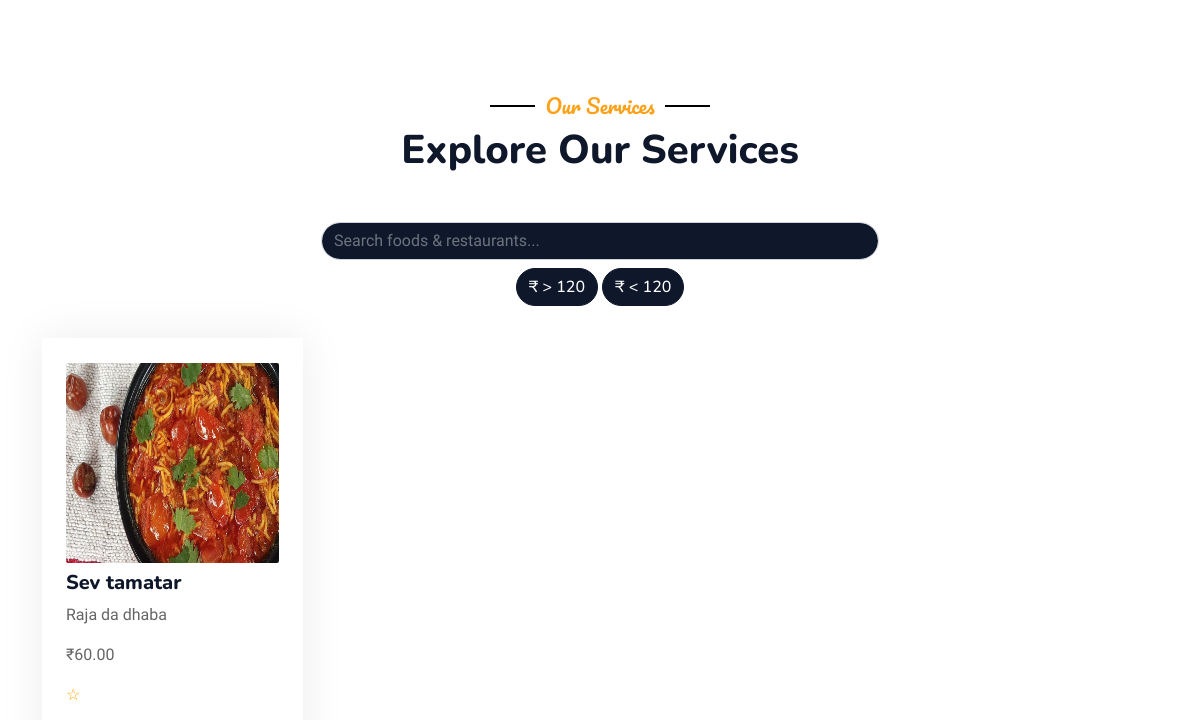
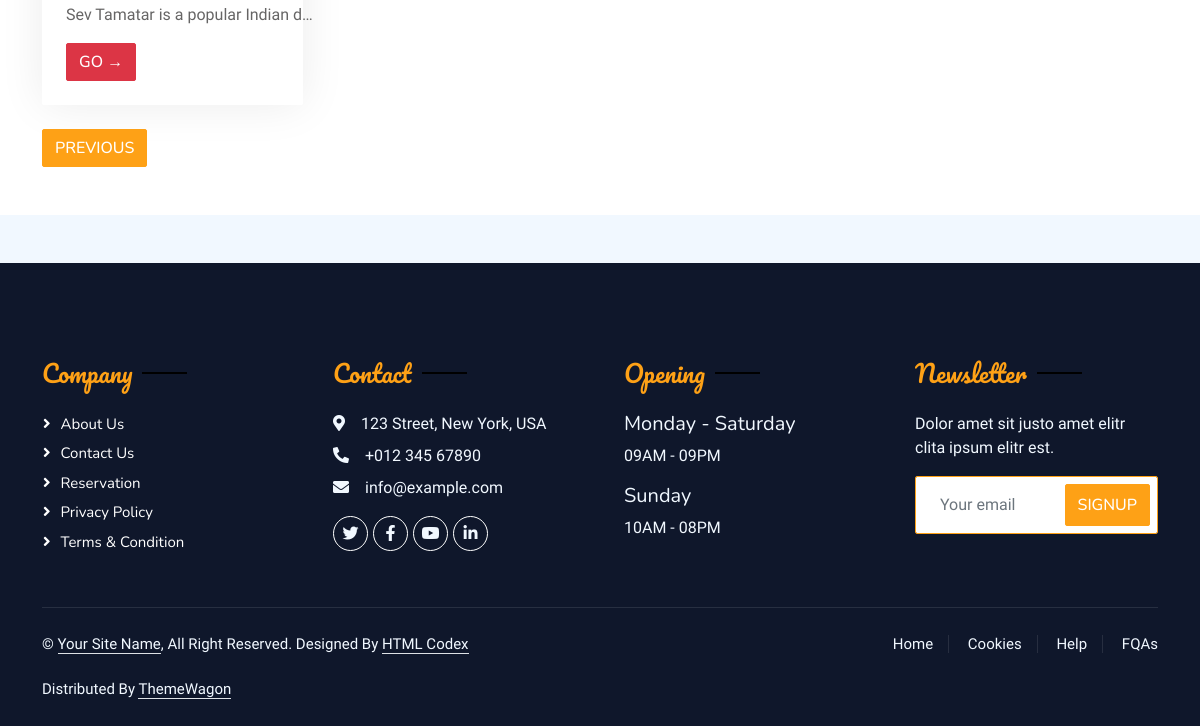
The app's page /?page=2 (lower part), older data (2 pictures, top to bottom).
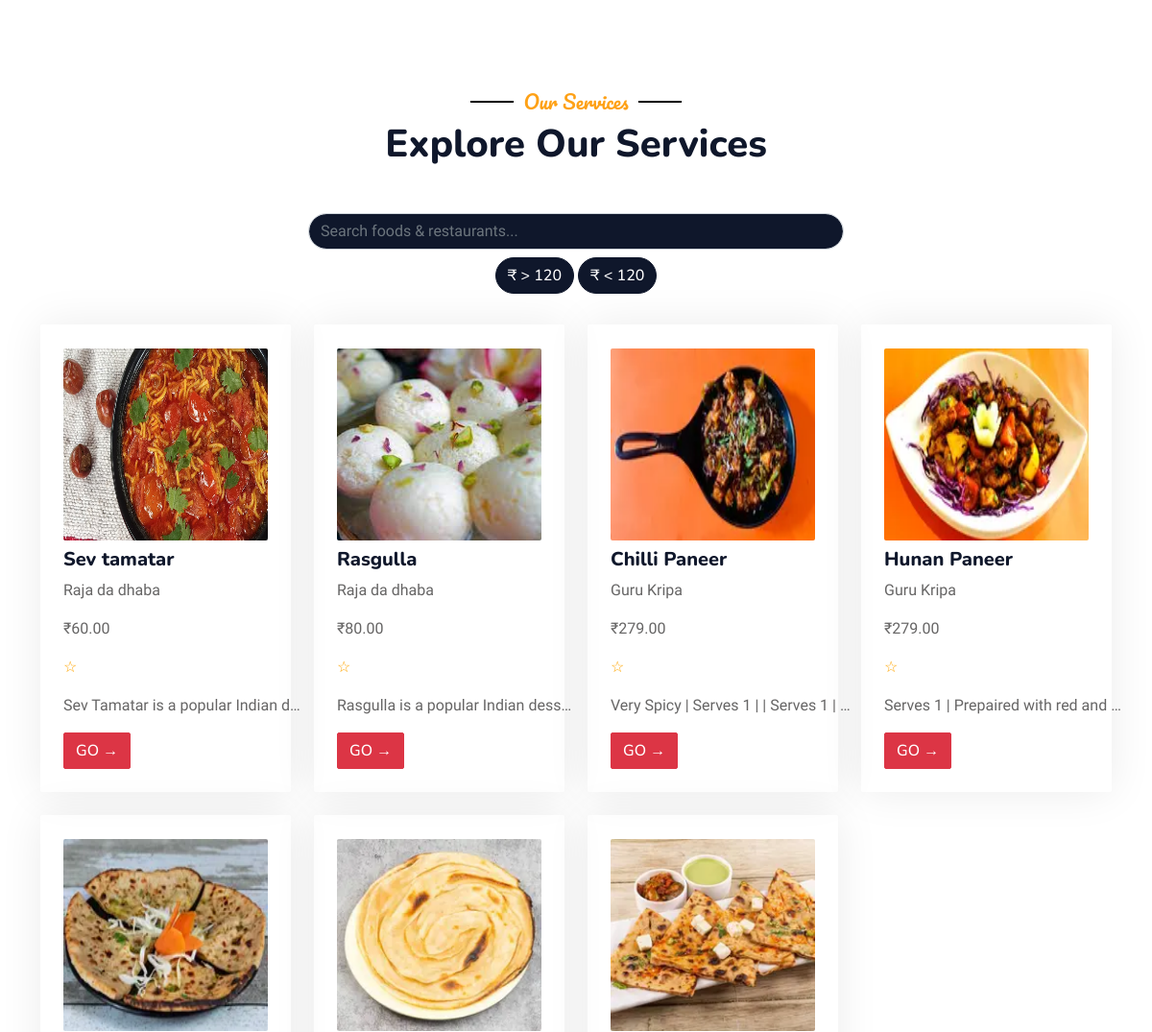
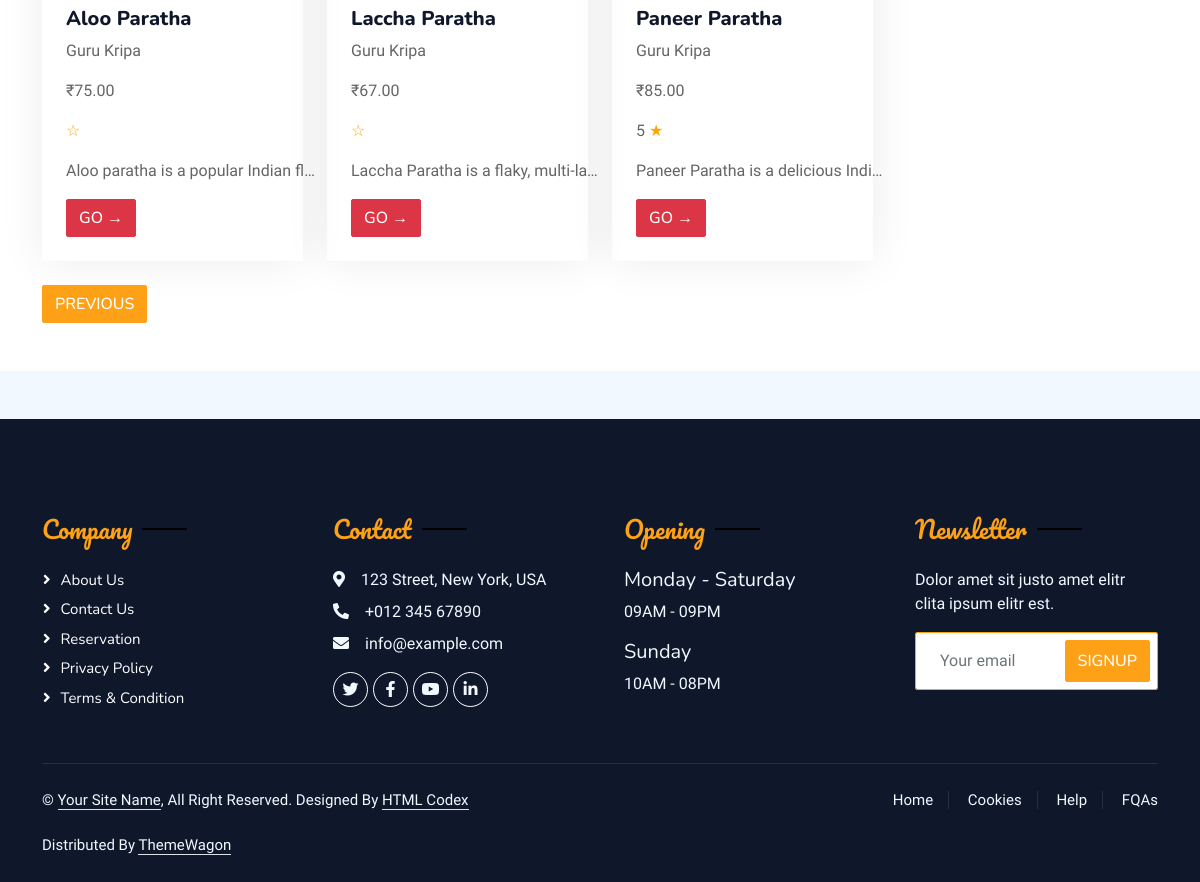
The same page, newer data (2 pictures, top to bottom).
### menu/models.py (models this page shows, shortened)
class Menu(models.Model):
    restaurant = models.ForeignKey(Restaurant, on_delete=models.CASCADE)  # ForeignKey to Restaurant
    name = models.CharField(max_length=255)
    description = models.TextField()
    type = models.CharField(max_length=255)
    price = models.DecimalField(max_digits=10, decimal_places=2)
    available = models.BooleanField(blank=True, default=True)
    img1 = models.ImageField(upload_to='menu_images/', null=True, blank=True)

### restaurant/models.py (models this page shows)
class Restaurant(models.Model):
    user = models.ForeignKey(User, on_delete=models.CASCADE,
                    limit_choices_to={'user_type': 'Foodprovider'})  # ForeignKey to User
    name = models.CharField(max_length=255)
    city = models.CharField(max_length=255)
    address = models.TextField()
    mobile = models.CharField(max_length=15)
    desc = models.TextField(blank=True, null=True)
    is_verified = models.BooleanField(default=False)
    veg_or_nonveg = models.CharField(max_length=255, choices=VEG_OR_NONVEG_CHOICES)
    no_of_chefs = models.PositiveIntegerField()
    start_date = models.DateField(blank=True, null=True)
    img1 = models.ImageField(upload_to='restaurant_images/', null=True, blank=True)
    img2 = models.ImageField(upload_to='restaurant_images/', null=True, blank=True)
    img3 = models.ImageField(upload_to='restaurant_images/', null=True, blank=True)
    img4 = models.ImageField(upload_to='restaurant_images/', null=True, blank=True)
    def __str__(self):
        return self.name

### user/views.py (the view)
# urls.py: 2. Add a URL to urlpatterns:  path('', views.home, name='home')
def home(request):
    try:
        if request.user.is_authenticated:
            city = Address.objects.get(user=request.user)
            rest = Restaurant.objects.filter(city=city.city)
        else:
            rest = Restaurant.objects.all()
        food_name_restaurant = request.GET.get('search-food-restaurant')
        price_greater_than = request.GET.get('gte')
        price_less_than = request.GET.get('lte')
        food_restaurant = Menu.objects.filter(restaurant__in=rest)
        if food_name_restaurant:
            restaurant = Restaurant.objects.filter(name__icontains=food_name_restaurant).first()
            if restaurant:
                food_restaurant = food_restaurant.filter(restaurant=restaurant)
            else:
                food_restaurant = food_restaurant.filter(name__icontains=food_name_restaurant)
        elif price_greater_than:
            food_restaurant = food_restaurant.filter(price__gte=price_greater_than.split()[-1])
        elif price_less_than:
            food_restaurant = food_restaurant.filter(price__lte=price_less_than.split()[-1])
        food_restaurant = food_restaurant.annotate(average_rating=Avg('review__rating'))
        paginator = Paginator(food_restaurant, 8)
        page_number = request.GET.get('page')
        try:
            page_obj = paginator.get_page(page_number)
        except (PageNotAnInteger, EmptyPage):
            page_obj = paginator.page(1)
        context = {
            'page_obj': page_obj
        }
        for i in page_obj:
            print(i.average_rating)
    except Address.DoesNotExist:
        context = {
            'page_obj': Menu.objects.none()
        }
    return render(request, 'home.html', context)

### templates/home.html (shortened to what this page needs)
{% extends 'base.html' %}
{% block content %}
{% load static %}
<div class="container-xxl bg-white p-0">
    <div class="container-xxl py-5" id="food">
        <div class="container">
            <div class="text-center wow fadeInUp" data-wow-delay="0.1s">
                <h5 class="section-title ff-secondary text-center text-primary fw-normal">Our Services</h5>
                <h1 class="mb-5">Explore Our Services</h1>
                <form method="get">
                    <div class="custom-search-bar">
                        <input type="text" class="form-control rounded-pill bg-dark text-white" name="search-food-restaurant" placeholder="Search foods & restaurants...">
                    </div>
                </form>
                <div class="d-flex justify-content-center">
                    <form method="get">
                        <input type="submit" class="btn rounded-pill mt-2 btn-dark" value="₹ > 120" name="gte">
                    </form>&nbsp;
                    <form method="get">
                        <input type="submit" class="btn rounded-pill mt-2 btn-dark" value="₹ < 120" name="lte">
                    </form>
                </div>
            </div>
            <div class="row g-4 mt-2">
                {% for menu in page_obj.object_list %}
                    <div class="col-lg-3 col-sm-6 wow fadeInUp" data-wow-delay="0.1s">
                        <div class="service-item rounded pt-3">
                            <div class="p-4">
                                <img class="img-fluid rounded w-100 wow zoomIn" data-wow-delay="0.3s" src="{{menu.img1.url}}" style="height: 200px; margin-top: -15px;">
                                <h5 class="mt-2">{{menu.name}}</h5>
                                <p>{{menu.restaurant}}</p>
                                <p>₹{{menu.price}}</p>
                                {% if menu.average_rating %}
                                    <p>{{menu.average_rating|floatformat:0}} <span style="color: orange;">&#9733;</span></p>
                                {% else %}
                                    <p><span style="color: orange;">&#9734;</span></p>
                                {% endif %}
                                <p class="text" style="display: block; width: 250px; overflow: hidden; white-space: nowrap; text-overflow: ellipsis;">{{menu.description}}</p>
                                <a href="/foodprovider/restaurant_info/{{menu.restaurant.id}}" class="btn btn-danger">Go &#8594;</a>
                            </div>
                        </div>
                    </div>
                {% endfor %}
            </div>
            <div class="pagination mt-4">
                {% if page_obj.has_previous %}
                    <a href="?page={{page_obj.previous_page_number}}" class="btn btn-primary">Previous</a>
                {% endif %}
            </div>
        </div>
    </div>
</div>
{% endblock content %}

### templates/base.html (shortened to what this page needs)
<!DOCTYPE html>
{% load static %}
<html lang="en">
<head>
    <link href="https://cdnjs.cloudflare.com/ajax/libs/font-awesome/5.10.0/css/all.min.css" rel="stylesheet">
    <link href="https://cdn.jsdelivr.net/npm/bootstrap-icons@1.4.1/font/bootstrap-icons.css" rel="stylesheet">
    <link href="{% static 'lib/animate/animate.min.css' %}" rel="stylesheet">
    <link href="{% static 'lib/owlcarousel/assets/owl.carousel.min.css' %}" rel="stylesheet">
    <link href="{% static 'lib/tempusdominus/css/tempusdominus-bootstrap-4.min.css' %}" rel="stylesheet" />
    <link href="{% static 'css/bootstrap.min.css' %}" rel="stylesheet">
    <link href="{% static 'css/style.css' %}" rel="stylesheet">
</head>
<body>
    {% block content %} {% endblock content %}
    {% include 'footer.html' %}
</body>
</html>

### templates/footer.html
<div class="container-fluid bg-dark text-light footer pt-5 mt-5 wow fadeIn" data-wow-delay="0.1s">
    <div class="container py-5">
        <div class="row g-5">
            <div class="col-lg-3 col-md-6">
                <h4 class="section-title ff-secondary text-start text-primary fw-normal mb-4">Company</h4>
                <a class="btn btn-link" href="">About Us</a>
                <a class="btn btn-link" href="">Contact Us</a>
                <a class="btn btn-link" href="">Reservation</a>
                <a class="btn btn-link" href="">Privacy Policy</a>
                <a class="btn btn-link" href="">Terms & Condition</a>
            </div>
            <div class="col-lg-3 col-md-6">
                <h4 class="section-title ff-secondary text-start text-primary fw-normal mb-4">Contact</h4>
                <p class="mb-2"><i class="fa fa-map-marker-alt me-3"></i>123 Street, New York, USA</p>
                <p class="mb-2"><i class="fa fa-phone-alt me-3"></i>+012 345 67890</p>
                <p class="mb-2"><i class="fa fa-envelope me-3"></i>info@example.com</p>
                <div class="d-flex pt-2">
                    <a class="btn btn-outline-light btn-social" href=""><i class="fab fa-twitter"></i></a>
                    <a class="btn btn-outline-light btn-social" href=""><i class="fab fa-facebook-f"></i></a>
                    <a class="btn btn-outline-light btn-social" href=""><i class="fab fa-youtube"></i></a>
                    <a class="btn btn-outline-light btn-social" href=""><i class="fab fa-linkedin-in"></i></a>
                </div>
            </div>
            <div class="col-lg-3 col-md-6">
                <h4 class="section-title ff-secondary text-start text-primary fw-normal mb-4">Opening</h4>
                <h5 class="text-light fw-normal">Monday - Saturday</h5>
                <p>09AM - 09PM</p>
                <h5 class="text-light fw-normal">Sunday</h5>
                <p>10AM - 08PM</p>
            </div>
            <div class="col-lg-3 col-md-6">
                <h4 class="section-title ff-secondary text-start text-primary fw-normal mb-4">Newsletter</h4>
                <p>Dolor amet sit justo amet elitr clita ipsum elitr est.</p>
                <div class="position-relative mx-auto" style="max-width: 400px;">
                    <input class="form-control border-primary w-100 py-3 ps-4 pe-5" type="text" placeholder="Your email">
                    <button type="button" class="btn btn-primary py-2 position-absolute top-0 end-0 mt-2 me-2">SignUp</button>
                </div>
            </div>
        </div>
    </div>
    <div class="container">
        <div class="copyright">
            <div class="row">
                <div class="col-md-6 text-center text-md-start mb-3 mb-md-0">
                    &copy; <a class="border-bottom" href="#">Your Site Name</a>, All Right Reserved.
                    Designed By <a class="border-bottom" href="https://htmlcodex.com">HTML Codex</a><br><br>
                    Distributed By <a class="border-bottom" href="https://themewagon.com" target="_blank">ThemeWagon</a>
                </div>
                <div class="col-md-6 text-center text-md-end">
                    <div class="footer-menu">
                        <a href="">Home</a>
                        <a href="">Cookies</a>
                        <a href="">Help</a>
                        <a href="">FQAs</a>
                    </div>
                </div>
            </div>
        </div>
    </div>
</div>

### static/css/style.css (style rules this page uses)
:root { --primary: black; --light: #F1F8FF; --dark: #0F172B; }
.ff-secondary { font-family: 'Pacifico', cursive; }
.btn { font-family: 'Nunito', sans-serif; font-weight: 500; text-transform: uppercase; transition: .5s; }
.btn.btn-primary, .btn.btn-secondary { color: #FFFFFF; }
.section-title { position: relative; display: inline-block; }
.section-title::before { position: absolute; content: ""; width: 45px; height: 2px; top: 50%; left: -55px; margin-top: -1px; background: var(--primary); }
.section-title::after { position: absolute; content: ""; width: 45px; height: 2px; top: 50%; right: -55px; margin-top: -1px; background: var(--primary); }
.section-title.text-start::before, .section-title.text-end::after { display: none; }
.service-item { box-shadow: 0 0 45px rgba(0, 0, 0, .08); transition: .5s; }
.service-item * { transition: .5s; }
.footer .btn.btn-social { margin-right: 5px; width: 35px; height: 35px; display: flex; align-items: center; justify-content: center; color: var(--light); border: 1px solid #FFFFFF; border-radius: 35px; transition: .3s; }
.footer .btn.btn-link { display: block; margin-bottom: 5px; padding: 0; text-align: left; color: #FFFFFF; font-size: 15px; font-weight: normal; text-transform: capitalize; transition: .3s; }
.footer .btn.btn-link::before { position: relative; content: "\f105"; font-family: "Font Awesome 5 Free"; font-weight: 900; margin-right: 10px; }
.footer .copyright { padding: 25px 0; font-size: 15px; border-top: 1px solid rgba(256, 256, 256, .1); }
.footer .copyright a { color: var(--light); }
.footer .footer-menu a { margin-right: 15px; padding-right: 15px; border-right: 1px solid rgba(255, 255, 255, .1); }
.footer .footer-menu a:last-child { margin-right: 0; padding-right: 0; border-right: none; }

### templates/base.html (style rules this page uses)
.custom-search-bar { width: 50%; margin: auto; }

Row changes from the older to the newer data that the page shows:
added Menu: img1 (picture), name "Rasgulla", restaurant "Raja da dhaba", price "80.00", description "Rasgulla is a popular Indian dess…"
added Menu: img1 (picture), name "Chilli Paneer", restaurant "Guru Kripa", price "279.00", description "Very Spicy | Serves 1 | | Serves 1 |…"
added Menu: img1 (picture), name "Hunan Paneer", restaurant "Guru Kripa", price "279.00", description "Serves 1 | Prepaired with red and…"
added Menu: img1 (picture), name "Aloo Paratha", restaurant "Guru Kripa", price "75.00", description "Aloo paratha is a popular Indian fl…"
added Menu: img1 (picture), name "Laccha Paratha", restaurant "Guru Kripa", price "67.00", description "Laccha Paratha is a flaky, multi-la…"
added Menu: img1 (picture), name "Paneer Paratha", restaurant "Guru Kripa", price "85.00", average_rating "5", description "Paneer Paratha is a delicious Indi…"
